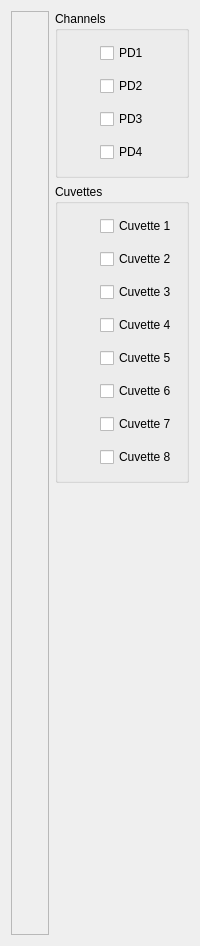
      <widget class="QWidget" name="pcrGraphTab">
       <attribute name="title">
        <string>PCR profile</string>
       </attribute>
       <layout class="QGridLayout" name="gridLayout_7">
        <item row="0" column="0" rowspan="3">
         <widget class="QFrame" name="pcrGraphFrame">
          <property name="frameShape">
           <enum>QFrame::StyledPanel</enum>
          </property>
          <property name="frameShadow">
           <enum>QFrame::Raised</enum>
          </property>
          <layout class="QGridLayout" name="gridLayout_9">
           <property name="leftMargin">
            <number>0</number>
           </property>
           <property name="topMargin">
            <number>0</number>
           </property>
           <property name="rightMargin">
            <number>0</number>
           </property>
           <property name="bottomMargin">
            <number>0</number>
           </property>
           <item row="0" column="0">
            <widget class="PcrProfilePlot" name="pcrGraphWidget" native="true">
             <property name="sizePolicy">
              <sizepolicy hsizetype="Expanding" vsizetype="Expanding">
               <horstretch>0</horstretch>
               <verstretch>0</verstretch>
              </sizepolicy>
             </property>
            </widget>
           </item>
          </layout>
         </widget>
        </item>
        <item row="0" column="1">
         <widget class="QGroupBox" name="pcrGraphChannelBox">
          <property name="title">
           <string>Channels</string>
          </property>
          <layout class="QGridLayout" name="rawTimeSpatialDisplayLayout_2">
           <item row="0" column="0">
            <widget class="QLabel" name="pcrGraphChannelPd0Label">
             <property name="sizePolicy">
              <sizepolicy hsizetype="Fixed" vsizetype="Fixed">
               <horstretch>0</horstretch>
               <verstretch>0</verstretch>
              </sizepolicy>
             </property>
             <property name="minimumSize">
              <size>
               <width>27</width>
               <height>27</height>
              </size>
             </property>
             <property name="maximumSize">
              <size>
               <width>27</width>
               <height>27</height>
              </size>
             </property>
             <property name="frameShape">
              <enum>QFrame::NoFrame</enum>
             </property>
             <property name="text">
              <string/>
             </property>
            </widget>
           </item>
           <item row="0" column="1">
            <widget class="QCheckBox" name="pcrGraphChannelPd0Box">
             <property name="text">
              <string>PD1</string>
             </property>
            </widget>
           </item>
           <item row="1" column="0">
            <widget class="QLabel" name="pcrGraphChannelPd1Label">
             <property name="sizePolicy">
              <sizepolicy hsizetype="Fixed" vsizetype="Fixed">
               <horstretch>0</horstretch>
               <verstretch>0</verstretch>
              </sizepolicy>
             </property>
             <property name="minimumSize">
              <size>
               <width>27</width>
               <height>27</height>
              </size>
             </property>
             <property name="maximumSize">
              <size>
               <width>27</width>
               <height>27</height>
              </size>
             </property>
             <property name="frameShape">
              <enum>QFrame::NoFrame</enum>
             </property>
             <property name="text">
              <string/>
             </property>
            </widget>
           </item>
           <item row="1" column="1">
            <widget class="QCheckBox" name="pcrGraphChannelPd1Box">
             <property name="text">
              <string>PD2</string>
             </property>
            </widget>
           </item>
           <item row="2" column="0">
            <widget class="QLabel" name="pcrGraphChannelPd2Label">
             <property name="sizePolicy">
              <sizepolicy hsizetype="Fixed" vsizetype="Fixed">
               <horstretch>0</horstretch>
               <verstretch>0</verstretch>
              </sizepolicy>
             </property>
             <property name="minimumSize">
              <size>
               <width>27</width>
               <height>27</height>
              </size>
             </property>
             <property name="maximumSize">
              <size>
               <width>27</width>
               <height>27</height>
              </size>
             </property>
             <property name="frameShape">
              <enum>QFrame::NoFrame</enum>
             </property>
             <property name="text">
              <string/>
             </property>
            </widget>
           </item>
           <item row="2" column="1">
            <widget class="QCheckBox" name="pcrGraphChannelPd2Box">
             <property name="text">
              <string>PD3</string>
             </property>
            </widget>
           </item>
           <item row="3" column="0">
            <widget class="QLabel" name="pcrGraphChannelPd3Label">
             <property name="sizePolicy">
              <sizepolicy hsizetype="Fixed" vsizetype="Fixed">
               <horstretch>0</horstretch>
               <verstretch>0</verstretch>
              </sizepolicy>
             </property>
             <property name="minimumSize">
              <size>
               <width>27</width>
               <height>27</height>
              </size>
             </property>
             <property name="maximumSize">
              <size>
               <width>27</width>
               <height>27</height>
              </size>
             </property>
             <property name="frameShape">
              <enum>QFrame::NoFrame</enum>
             </property>
             <property name="text">
              <string/>
             </property>
            </widget>
           </item>
           <item row="3" column="1">
            <widget class="QCheckBox" name="pcrGraphChannelPd3Box">
             <property name="text">
              <string>PD4</string>
             </property>
            </widget>
           </item>
          </layout>
         </widget>
        </item>
        <item row="1" column="1">
         <widget class="QGroupBox" name="pcrGraphCuvetteBox">
          <property name="title">
           <string>Cuvettes</string>
          </property>
          <layout class="QGridLayout" name="gridLayout_10">
           <item row="0" column="0">
            <widget class="QLabel" name="pcrGraphCuvette0Label">
             <property name="sizePolicy">
              <sizepolicy hsizetype="Fixed" vsizetype="Fixed">
               <horstretch>0</horstretch>
               <verstretch>0</verstretch>
              </sizepolicy>
             </property>
             <property name="minimumSize">
              <size>
               <width>27</width>
               <height>27</height>
              </size>
             </property>
             <property name="maximumSize">
              <size>
               <width>27</width>
               <height>27</height>
              </size>
             </property>
             <property name="frameShape">
              <enum>QFrame::NoFrame</enum>
             </property>
             <property name="text">
              <string/>
             </property>
            </widget>
           </item>
           <item row="0" column="1">
            <widget class="QCheckBox" name="pcrGraphCuvette0Box">
             <property name="text">
              <string>Cuvette 1</string>
             </property>
            </widget>
           </item>
           <item row="1" column="0">
            <widget class="QLabel" name="pcrGraphCuvette1Label">
             <property name="sizePolicy">
              <sizepolicy hsizetype="Fixed" vsizetype="Fixed">
               <horstretch>0</horstretch>
               <verstretch>0</verstretch>
              </sizepolicy>
             </property>
             <property name="minimumSize">
              <size>
               <width>27</width>
               <height>27</height>
              </size>
             </property>
             <property name="maximumSize">
              <size>
               <width>27</width>
               <height>27</height>
              </size>
             </property>
             <property name="frameShape">
              <enum>QFrame::NoFrame</enum>
             </property>
             <property name="text">
              <string/>
             </property>
            </widget>
           </item>
           <item row="1" column="1">
            <widget class="QCheckBox" name="pcrGraphCuvette1Box">
             <property name="text">
              <string>Cuvette 2</string>
             </property>
            </widget>
           </item>
           <item row="2" column="0">
            <widget class="QLabel" name="pcrGraphCuvette2Label">
             <property name="sizePolicy">
              <sizepolicy hsizetype="Fixed" vsizetype="Fixed">
               <horstretch>0</horstretch>
               <verstretch>0</verstretch>
              </sizepolicy>
             </property>
             <property name="minimumSize">
              <size>
               <width>27</width>
               <height>27</height>
              </size>
             </property>
             <property name="maximumSize">
              <size>
               <width>27</width>
               <height>27</height>
              </size>
             </property>
             <property name="frameShape">
              <enum>QFrame::NoFrame</enum>
             </property>
             <property name="text">
              <string/>
             </property>
            </widget>
           </item>
           <item row="2" column="1">
            <widget class="QCheckBox" name="pcrGraphCuvette2Box">
             <property name="text">
              <string>Cuvette 3</string>
             </property>
            </widget>
           </item>
           <item row="3" column="0">
            <widget class="QLabel" name="pcrGraphCuvette3Label">
             <property name="sizePolicy">
              <sizepolicy hsizetype="Fixed" vsizetype="Fixed">
               <horstretch>0</horstretch>
               <verstretch>0</verstretch>
              </sizepolicy>
             </property>
             <property name="minimumSize">
              <size>
               <width>27</width>
               <height>27</height>
              </size>
             </property>
             <property name="maximumSize">
              <size>
               <width>27</width>
               <height>27</height>
              </size>
             </property>
             <property name="frameShape">
              <enum>QFrame::NoFrame</enum>
             </property>
             <property name="text">
              <string/>
             </property>
            </widget>
           </item>
           <item row="3" column="1">
            <widget class="QCheckBox" name="pcrGraphCuvette3Box">
             <property name="text">
              <string>Cuvette 4</string>
             </property>
            </widget>
           </item>
           <item row="4" column="0">
            <widget class="QLabel" name="pcrGraphCuvette4Label">
             <property name="sizePolicy">
              <sizepolicy hsizetype="Fixed" vsizetype="Fixed">
               <horstretch>0</horstretch>
               <verstretch>0</verstretch>
              </sizepolicy>
             </property>
             <property name="minimumSize">
              <size>
               <width>27</width>
               <height>27</height>
              </size>
             </property>
             <property name="maximumSize">
              <size>
               <width>27</width>
               <height>27</height>
              </size>
             </property>
             <property name="frameShape">
              <enum>QFrame::NoFrame</enum>
             </property>
             <property name="text">
              <string/>
             </property>
            </widget>
           </item>
           <item row="4" column="1">
            <widget class="QCheckBox" name="pcrGraphCuvette4Box">
             <property name="text">
              <string>Cuvette 5</string>
             </property>
            </widget>
           </item>
           <item row="5" column="0">
            <widget class="QLabel" name="pcrGraphCuvette5Label">
             <property name="sizePolicy">
              <sizepolicy hsizetype="Fixed" vsizetype="Fixed">
               <horstretch>0</horstretch>
               <verstretch>0</verstretch>
              </sizepolicy>
             </property>
             <property name="minimumSize">
              <size>
               <width>27</width>
               <height>27</height>
              </size>
             </property>
             <property name="maximumSize">
              <size>
               <width>27</width>
               <height>27</height>
              </size>
             </property>
             <property name="frameShape">
              <enum>QFrame::NoFrame</enum>
             </property>
             <property name="text">
              <string/>
             </property>
            </widget>
           </item>
           <item row="5" column="1">
            <widget class="QCheckBox" name="pcrGraphCuvette5Box">
             <property name="text">
              <string>Cuvette 6</string>
             </property>
            </widget>
           </item>
           <item row="6" column="0">
            <widget class="QLabel" name="pcrGraphCuvette6Label">
             <property name="sizePolicy">
              <sizepolicy hsizetype="Fixed" vsizetype="Fixed">
               <horstretch>0</horstretch>
               <verstretch>0</verstretch>
              </sizepolicy>
             </property>
             <property name="minimumSize">
              <size>
               <width>27</width>
               <height>27</height>
              </size>
             </property>
             <property name="maximumSize">
              <size>
               <width>27</width>
               <height>27</height>
              </size>
             </property>
             <property name="frameShape">
              <enum>QFrame::NoFrame</enum>
             </property>
             <property name="text">
              <string/>
             </property>
            </widget>
           </item>
           <item row="6" column="1">
            <widget class="QCheckBox" name="pcrGraphCuvette6Box">
             <property name="text">
              <string>Cuvette 7</string>
             </property>
            </widget>
           </item>
           <item row="7" column="0">
            <widget class="QLabel" name="pcrGraphCuvette7Label">
             <property name="sizePolicy">
              <sizepolicy hsizetype="Fixed" vsizetype="Fixed">
               <horstretch>0</horstretch>
               <verstretch>0</verstretch>
              </sizepolicy>
             </property>
             <property name="minimumSize">
              <size>
               <width>27</width>
               <height>27</height>
              </size>
             </property>
             <property name="maximumSize">
              <size>
               <width>27</width>
               <height>27</height>
              </size>
             </property>
             <property name="frameShape">
              <enum>QFrame::NoFrame</enum>
             </property>
             <property name="text">
              <string/>
             </property>
            </widget>
           </item>
           <item row="7" column="1">
            <widget class="QCheckBox" name="pcrGraphCuvette7Box">
             <property name="text">
              <string>Cuvette 8</string>
             </property>
            </widget>
           </item>
          </layout>
         </widget>
        </item>
        <item row="2" column="1">
         <spacer name="verticalSpacer_3">
          <property name="orientation">
           <enum>Qt::Vertical</enum>
          </property>
          <property name="sizeHint" stdset="0">
           <size>
            <width>20</width>
            <height>452</height>
           </size>
          </property>
         </spacer>
        </item>
       </layout>
      </widget>
